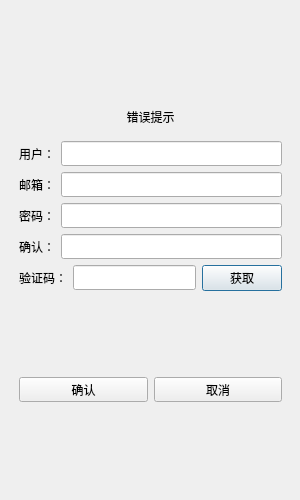
<?xml version="1.0" encoding="UTF-8"?>
<ui version="4.0">
 <class>RegisterDialog</class>
 <widget class="QDialog" name="RegisterDialog">
  <property name="geometry">
   <rect>
    <x>0</x>
    <y>0</y>
    <width>300</width>
    <height>500</height>
   </rect>
  </property>
  <property name="minimumSize">
   <size>
    <width>300</width>
    <height>500</height>
   </size>
  </property>
  <property name="maximumSize">
   <size>
    <width>300</width>
    <height>500</height>
   </size>
  </property>
  <property name="windowTitle">
   <string>Dialog</string>
  </property>
  <widget class="QWidget" name="layoutWidget">
   <property name="geometry">
    <rect>
     <x>10</x>
     <y>10</y>
     <width>281</width>
     <height>481</height>
    </rect>
   </property>
   <layout class="QVBoxLayout" name="verticalLayout">
    <item>
     <widget class="QStackedWidget" name="stackedWidget">
      <property name="currentIndex">
       <number>0</number>
      </property>
      <widget class="QWidget" name="page">
       <layout class="QVBoxLayout" name="verticalLayout_3">
        <item>
         <spacer name="verticalSpacer">
          <property name="orientation">
           <enum>Qt::Vertical</enum>
          </property>
          <property name="sizeHint" stdset="0">
           <size>
            <width>20</width>
            <height>40</height>
           </size>
          </property>
         </spacer>
        </item>
        <item>
         <widget class="QWidget" name="widget" native="true">
          <layout class="QVBoxLayout" name="verticalLayout_4">
           <item>
            <widget class="QLabel" name="err_tip">
             <property name="text">
              <string>错误提示</string>
             </property>
             <property name="alignment">
              <set>Qt::AlignCenter</set>
             </property>
            </widget>
           </item>
          </layout>
         </widget>
        </item>
        <item>
         <layout class="QHBoxLayout" name="horizontalLayout">
          <item>
           <widget class="QLabel" name="user_label">
            <property name="minimumSize">
             <size>
              <width>0</width>
              <height>25</height>
             </size>
            </property>
            <property name="maximumSize">
             <size>
              <width>16777215</width>
              <height>25</height>
             </size>
            </property>
            <property name="text">
             <string>用户：</string>
            </property>
           </widget>
          </item>
          <item>
           <widget class="QLineEdit" name="user_edit">
            <property name="minimumSize">
             <size>
              <width>0</width>
              <height>25</height>
             </size>
            </property>
            <property name="maximumSize">
             <size>
              <width>16777215</width>
              <height>25</height>
             </size>
            </property>
           </widget>
          </item>
         </layout>
        </item>
        <item>
         <layout class="QHBoxLayout" name="horizontalLayout_3">
          <item>
           <widget class="QLabel" name="email_label">
            <property name="minimumSize">
             <size>
              <width>0</width>
              <height>25</height>
             </size>
            </property>
            <property name="maximumSize">
             <size>
              <width>16777215</width>
              <height>25</height>
             </size>
            </property>
            <property name="text">
             <string>邮箱：</string>
            </property>
           </widget>
          </item>
          <item>
           <widget class="QLineEdit" name="email_edit">
            <property name="minimumSize">
             <size>
              <width>0</width>
              <height>25</height>
             </size>
            </property>
            <property name="maximumSize">
             <size>
              <width>16777215</width>
              <height>25</height>
             </size>
            </property>
           </widget>
          </item>
         </layout>
        </item>
        <item>
         <layout class="QHBoxLayout" name="horizontalLayout_4">
          <item>
           <widget class="QLabel" name="pass_label">
            <property name="minimumSize">
             <size>
              <width>0</width>
              <height>25</height>
             </size>
            </property>
            <property name="maximumSize">
             <size>
              <width>16777215</width>
              <height>25</height>
             </size>
            </property>
            <property name="text">
             <string>密码：</string>
            </property>
           </widget>
          </item>
          <item>
           <widget class="QLineEdit" name="pass_edit">
            <property name="minimumSize">
             <size>
              <width>0</width>
              <height>25</height>
             </size>
            </property>
            <property name="maximumSize">
             <size>
              <width>16777215</width>
              <height>25</height>
             </size>
            </property>
           </widget>
          </item>
         </layout>
        </item>
        <item>
         <layout class="QHBoxLayout" name="horizontalLayout_5">
          <item>
           <widget class="QLabel" name="confirm_label">
            <property name="minimumSize">
             <size>
              <width>0</width>
              <height>25</height>
             </size>
            </property>
            <property name="maximumSize">
             <size>
              <width>16777215</width>
              <height>25</height>
             </size>
            </property>
            <property name="text">
             <string>确认：</string>
            </property>
           </widget>
          </item>
          <item>
           <widget class="QLineEdit" name="confirm_edit">
            <property name="minimumSize">
             <size>
              <width>0</width>
              <height>25</height>
             </size>
            </property>
            <property name="maximumSize">
             <size>
              <width>16777215</width>
              <height>25</height>
             </size>
            </property>
           </widget>
          </item>
         </layout>
        </item>
        <item>
         <layout class="QHBoxLayout" name="horizontalLayout_6">
          <item>
           <widget class="QLabel" name="varify_label">
            <property name="minimumSize">
             <size>
              <width>0</width>
              <height>25</height>
             </size>
            </property>
            <property name="maximumSize">
             <size>
              <width>16777215</width>
              <height>25</height>
             </size>
            </property>
            <property name="text">
             <string>验证码：</string>
            </property>
           </widget>
          </item>
          <item>
           <widget class="QLineEdit" name="varify_edit">
            <property name="minimumSize">
             <size>
              <width>0</width>
              <height>25</height>
             </size>
            </property>
            <property name="maximumSize">
             <size>
              <width>16777215</width>
              <height>25</height>
             </size>
            </property>
           </widget>
          </item>
          <item>
           <widget class="QPushButton" name="get_code">
            <property name="text">
             <string>获取</string>
            </property>
           </widget>
          </item>
         </layout>
        </item>
        <item>
         <spacer name="verticalSpacer_2">
          <property name="orientation">
           <enum>Qt::Vertical</enum>
          </property>
          <property name="sizeHint" stdset="0">
           <size>
            <width>20</width>
            <height>40</height>
           </size>
          </property>
         </spacer>
        </item>
        <item>
         <layout class="QHBoxLayout" name="horizontalLayout_7">
          <item>
           <widget class="QPushButton" name="sure_btn">
            <property name="minimumSize">
             <size>
              <width>0</width>
              <height>25</height>
             </size>
            </property>
            <property name="maximumSize">
             <size>
              <width>16777215</width>
              <height>25</height>
             </size>
            </property>
            <property name="text">
             <string>确认</string>
            </property>
           </widget>
          </item>
          <item>
           <widget class="QPushButton" name="cancel_btn">
            <property name="minimumSize">
             <size>
              <width>0</width>
              <height>25</height>
             </size>
            </property>
            <property name="maximumSize">
             <size>
              <width>16777215</width>
              <height>25</height>
             </size>
            </property>
            <property name="text">
             <string>取消</string>
            </property>
           </widget>
          </item>
         </layout>
        </item>
        <item>
         <spacer name="verticalSpacer_3">
          <property name="orientation">
           <enum>Qt::Vertical</enum>
          </property>
          <property name="sizeHint" stdset="0">
           <size>
            <width>20</width>
            <height>40</height>
           </size>
          </property>
         </spacer>
        </item>
       </layout>
      </widget>
      <widget class="QWidget" name="page_2">
       <layout class="QVBoxLayout" name="verticalLayout_5">
        <item>
         <spacer name="verticalSpacer_5">
          <property name="orientation">
           <enum>Qt::Vertical</enum>
          </property>
          <property name="sizeHint" stdset="0">
           <size>
            <width>20</width>
            <height>40</height>
           </size>
          </property>
         </spacer>
        </item>
        <item>
         <widget class="QLabel" name="tip_lb">
          <property name="text">
           <string>注册成功，5 s后返回登录</string>
          </property>
          <property name="alignment">
           <set>Qt::AlignCenter</set>
          </property>
         </widget>
        </item>
        <item>
         <widget class="QLabel" name="tip2_lb">
          <property name="text">
           <string>可点击返回按钮直接返回登录界面</string>
          </property>
          <property name="alignment">
           <set>Qt::AlignCenter</set>
          </property>
         </widget>
        </item>
        <item>
         <spacer name="verticalSpacer_6">
          <property name="orientation">
           <enum>Qt::Vertical</enum>
          </property>
          <property name="sizeHint" stdset="0">
           <size>
            <width>20</width>
            <height>40</height>
           </size>
          </property>
         </spacer>
        </item>
        <item>
         <widget class="QWidget" name="widget_2" native="true">
          <layout class="QHBoxLayout" name="horizontalLayout_2">
           <item>
            <spacer name="horizontalSpacer">
             <property name="orientation">
              <enum>Qt::Horizontal</enum>
             </property>
             <property name="sizeHint" stdset="0">
              <size>
               <width>40</width>
               <height>20</height>
              </size>
             </property>
            </spacer>
           </item>
           <item>
            <widget class="QPushButton" name="return_btn">
             <property name="minimumSize">
              <size>
               <width>0</width>
               <height>25</height>
              </size>
             </property>
             <property name="maximumSize">
              <size>
               <width>16777215</width>
               <height>25</height>
              </size>
             </property>
             <property name="text">
              <string>返回登录</string>
             </property>
            </widget>
           </item>
           <item>
            <spacer name="horizontalSpacer_2">
             <property name="orientation">
              <enum>Qt::Horizontal</enum>
             </property>
             <property name="sizeHint" stdset="0">
              <size>
               <width>40</width>
               <height>20</height>
              </size>
             </property>
            </spacer>
           </item>
          </layout>
         </widget>
        </item>
        <item>
         <spacer name="verticalSpacer_4">
          <property name="orientation">
           <enum>Qt::Vertical</enum>
          </property>
          <property name="sizeHint" stdset="0">
           <size>
            <width>20</width>
            <height>40</height>
           </size>
          </property>
         </spacer>
        </item>
       </layout>
      </widget>
     </widget>
    </item>
   </layout>
  </widget>
 </widget>
 <resources/>
 <connections/>
</ui>
